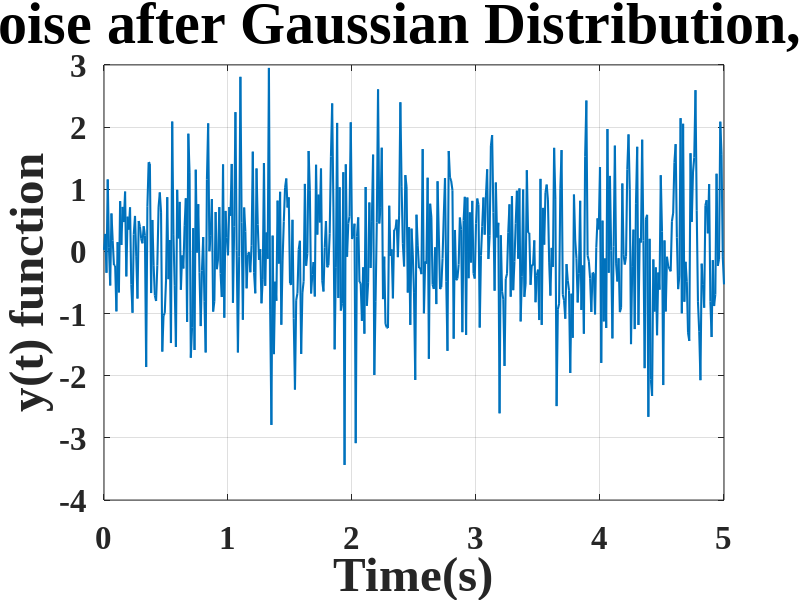
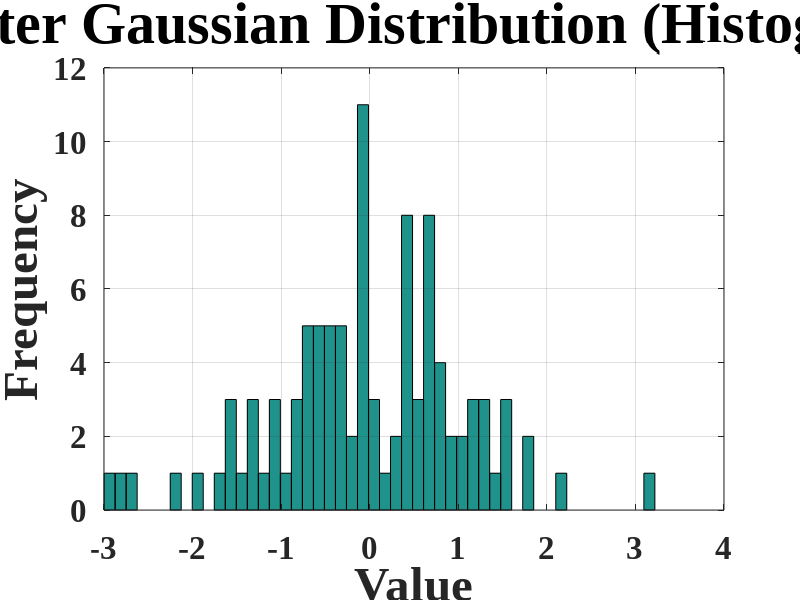
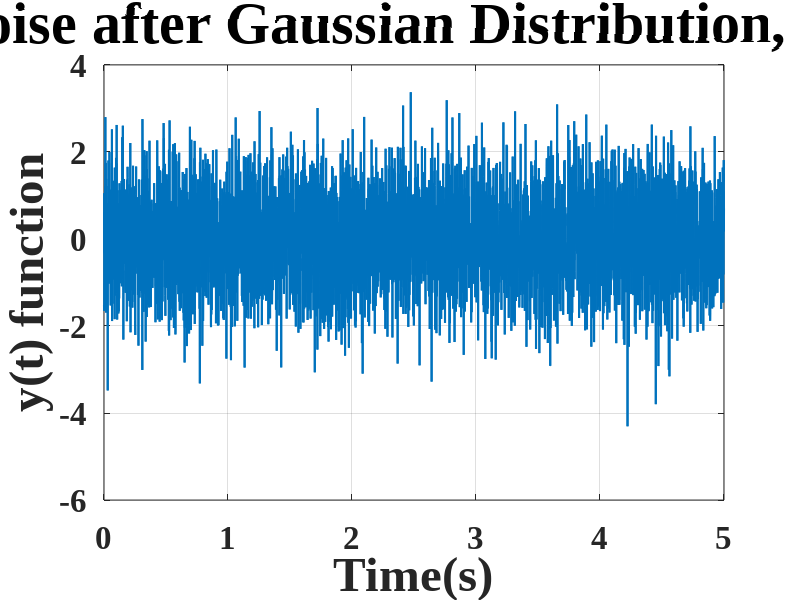
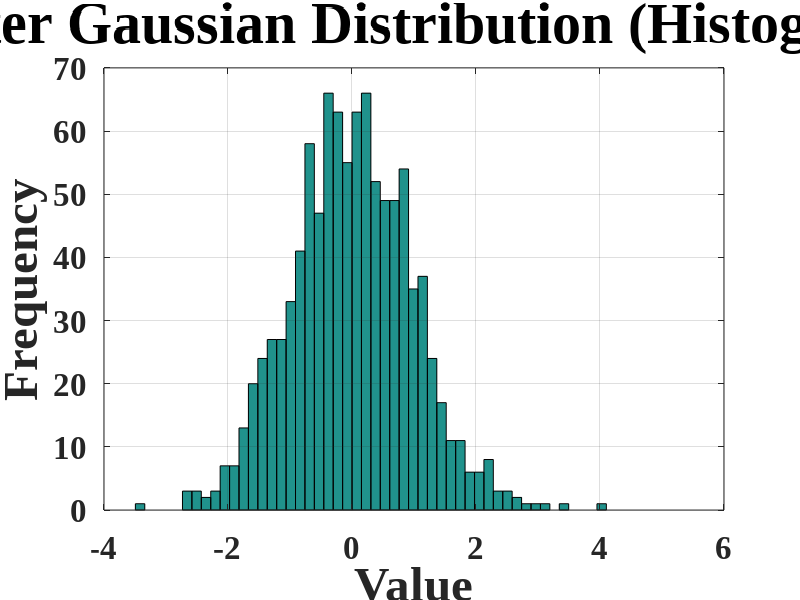

These figures' MATLAB source, in order: (Note: this script raises an error after producing the figures.)
% <<< POINT 1 >>>
% 1.1 White Noise Ts = 0.01
figure(1)
Ts = 0.01;
t = 0:Ts:5;
x1 = randn(1, length(t));
plot(t , x1, 'LineWidth', 1.5);
set(gca, 'FontName', 'Times New Roman', 'FontWeight', 'bold', 'FontSize', 24);
set(gca, 'XGrid', 'on');
set(gca, 'YGrid', 'on');
title('White Noise after Gaussian Distribution, Ts = 0.01', 'FontSize', 42);
xlabel('Time(s)', 'FontSize', 35);
ylabel('y(t) function', 'FontSize', 35);

% 1.2 White Noise Histogram Ts = 0.01
figure(2)
Ts = 0.01;
t = 0:Ts:1;
x1 = randn(1, length(t));
hist(x1, 50);
set(gca, 'FontName', 'Times New Roman', 'FontWeight', 'bold', 'FontSize', 24);
set(gca, 'XGrid', 'on');
set(gca, 'YGrid', 'on');
title('White Noise after Gaussian Distribution (Histogram), Ts = 0.01', 'FontSize', 42);
xlabel('Value', 'FontSize', 35);
ylabel('Frequency', 'FontSize', 35);

% 1.3 White Noise Ts = 0.001
figure(3)
Ts = 0.001;
t = 0:Ts:5;
x2 = randn(1, length(t));
plot(t , x2, 'LineWidth', 1.5);
set(gca, 'FontName', 'Times New Roman', 'FontWeight', 'bold', 'FontSize', 24);
set(gca, 'XGrid', 'on');
set(gca, 'YGrid', 'on');
title('White Noise after Gaussian Distribution, Ts = 0.001', 'FontSize', 42);
xlabel('Time(s)', 'FontSize', 35);
ylabel('y(t) function', 'FontSize', 35);

% 1.4 White Noise Histogram Ts = 0.001
figure(4)
Ts = 0.001;
t = 0:Ts:1;
x1 = randn(1, length(t));
hist(x1, 50);
set(gca, 'FontName', 'Times New Roman', 'FontWeight', 'bold', 'FontSize', 24);
set(gca, 'XGrid', 'on');
set(gca, 'YGrid', 'on');
title('White Noise after Gaussian Distribution (Histogram), Ts = 0.001', 'FontSize', 42);
xlabel('Value', 'FontSize', 35);
ylabel('Frequency', 'FontSize', 35);

% 1.5 Digital Filter
% Digital Filter
figure(5);
Ts = 0.01;
om0 = 2*pi;  % frequency of oscillations (1 Hz)
dz = 0.005;  % damping ratio

% filter coefficients
oms = om0 * Ts;
a = [1 + 2*dz*oms + oms^2, -2*(1 + dz*oms), 1];
b = [A*2*oms^2];

t = 0:Ts:50;
x1 = randn(1, length(t));
y1 = filter(b, a, x1);
plot(t, y1, 'LineWidth', 1.5);
set(gca, 'FontName', 'Times New Roman', 'FontWeight', 'bold', 'FontSize', 24);
set(gca, 'XGrid', 'on');
set(gca, 'YGrid', 'on');
title('Filtered White Noise Signal, Ts = 0.01', 'FontSize', 42);
xlabel('Time (s)', 'FontSize', 35);
ylabel('Amplitude', 'FontSize', 35);

% 1.6 Digital Filter T = 0.001
figure(6);
Ts = 0.001;
om0 = 2*pi;
dz = 0.005;

% filter coefficients
oms = om0 * Ts;
a = [1 + 2*dz*oms + oms^2, -2*(1 + dz*oms), 1];
b = [A*2*oms^2];

t = 0:Ts:50;
x2 = randn(1, length(t));
y1 = filter(b, a, x2);
plot(t, y1, 'LineWidth', 1.5);
set(gca, 'FontName', 'Times New Roman', 'FontWeight', 'bold', 'FontSize', 24);
set(gca, 'XGrid', 'on');
set(gca, 'YGrid', 'on');
title('Filtered White Noise Signal, Ts = 0.001', 'FontSize', 42);
xlabel('Time (s)', 'FontSize', 35);
ylabel('Amplitude', 'FontSize', 35);


